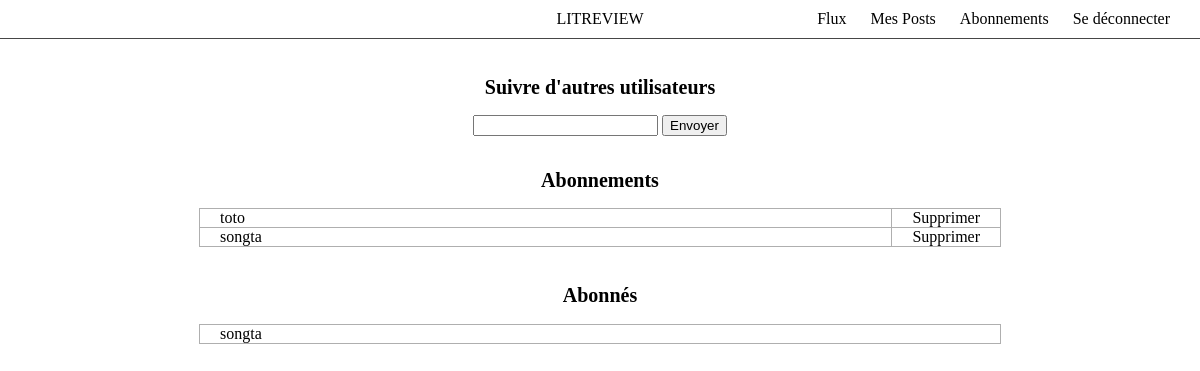
/subscription/ (signed in), run on the app's committed database.
### reviews/models.py (models this page shows)
class UserFollows(models.Model):
    user = models.ForeignKey(
        settings.AUTH_USER_MODEL,
        on_delete=models.CASCADE,
        related_name='following'
    )
    followed_user = models.ForeignKey(
        settings.AUTH_USER_MODEL,
        on_delete=models.CASCADE,
        related_name='followed_by'
    )
    class Meta:
        unique_together = ('user', 'followed_user')

### authentication/models.py (models this page shows)
class User(AbstractUser):
    CREATOR = 'CREATOR'
    SUBSCRIBER = 'SUBSCRIBER'
    ROLE_CHOICES = (
        (CREATOR, 'Créateur'),
        (SUBSCRIBER, 'Abonné'),
    )
    profile_photo = models.ImageField(verbose_name='Photo de profil')
    role = models.CharField(
        max_length=30, choices=ROLE_CHOICES, verbose_name='Rôle')

### reviews/views.py (the view)
# urls.py: path('subscription/', subscription, name='subscription'),
@login_required
def subscription(request):
    subscriptions = UserFollows.objects.filter(user=request.user)
    followers = UserFollows.objects.filter(followed_user=request.user)
    if request.method == 'POST':
        form = FollowUserForm(request.POST)
        if form.is_valid():
            follow_user = form.cleaned_data['follow_user']
            try:
                followed_user = User.objects.get(username=follow_user)
            except User.DoesNotExist:
                form.add_error('follow_user', 'Cet utilisateur n\'existe pas.')
            else:
                if not UserFollows.objects.filter(user=request.user, followed_user=followed_user).exists():
                    UserFollows.objects.create(
                        user=request.user, followed_user=followed_user)
                else:
                    form.add_error(
                        'follow_user', f'Vous suivez déjà {followed_user.username.capitalize()} dans votre liste d\'abonnements.')
    else:
        form = FollowUserForm()
    context = {
        'FollowUserForm': form,
        'subscriptions': subscriptions,
        'followers': followers}
    return render(request, 'subscription.html', context)

### reviews/form.py
class FollowUserForm(forms.Form):
    follow_user = forms.CharField(
        label="Suivre d'autres utilisateurs", max_length=100, widget=forms.TextInput(attrs={'value': ''}))

### reviews/templates/subscription.html (shortened to what this page needs)
{% extends 'base.html' %}
{% block content %}
    {% if user.is_authenticated %}
    <div class="follower-container">
        <div class="follow-add-user">
            <div>
                <h2>Suivre d'autres utilisateurs</h2>
            </div>
            <div>
                <div class="zouzou">
                    <form method="POST">
                        {{ FollowUserForm.follow_user }}
                        <button type="submit">Envoyer</button>
                    </form>
                </div>
        </div>
        <div class="follow-users">
            <div>
                <h2>Abonnements</h2>
            </div>
            <div>
                <ul>
                    {% for subscription in subscriptions %}
                        <li>
                            <span class="inside-follow-users">
                                <div>{{ subscription.followed_user.username }}</div>
                                <div class="delete"
                                ><a href="{% url 'unsubscribe' subscription.id %}" class="delete_btn">
                                    Supprimer
                                </a></div>
                            </span>
                        </li>
                    {% endfor %}
                </ul>
            </div>
        </div>
        <div class="followers">
            <div>
                <h2>Abonnés</h2>
            </div>
            <div>
                <ul>
                    {% for follower in followers %}
                    <li>
                        {{ follower.user.username }}
                    </li>
                    {% endfor %}
                </ul>
            </div>
        </div>
    </div>
    {% endif %}
{% endblock content %}

### reviews/static/css/styles.css (style rules this page uses)
body { margin: 0; padding: 0; }
.follower-container { display: flex; flex-direction: column; justify-content: center; align-items: center; }
.follow-add-user { margin: 20px 0; width: 80%; display: flex; flex-direction: column; justify-content: center; align-items: center; }
.zouzou { width: 800px; display: flex; flex-direction: row; justify-content: center; align-items: center; }
.follow-users { width: 80%; display: flex; flex-direction: column; justify-content: center; align-items: center; }
.inside-follow-users { display: flex; flex-direction: row; justify-content: space-between; }
.delete { padding: 0 20px; border-left: 1px solid rgb(175, 175, 175); }
a { text-decoration: none; }
a:link, a:visited { color: inherit; }
.follow-users ul { width: 800px; margin: 0 20px; list-style-type : none; list-style-position: inside; padding: 0; border-top: 1px solid rgb(175, 175, 175); border-left: 1px solid rgb(175, 175, 175); border-right: 1px solid rgb(175, 175, 175); }
.follow-users li { font-size: 16px; padding-left: 20px; border-bottom: 1px solid rgb(175, 175, 175); }
.followers { margin: 20px 0; width: 80%; display: flex; flex-direction: column; justify-content: center; align-items: center; }
.followers ul { width: 800px; margin: 0 20px; list-style-type : none; list-style-position: inside; padding: 0; border-top: 1px solid rgb(175, 175, 175); border-left: 1px solid rgb(175, 175, 175); border-right: 1px solid rgb(175, 175, 175); }
.followers li { font-size: 16px; padding-left: 20px; border-bottom: 1px solid rgb(175, 175, 175); }
h2 { font-size: 20px; }

### data on the page
UserFollows: followed_user.username "toto"
UserFollows: followed_user.username "songta"
UserFollows: user.username "songta"
